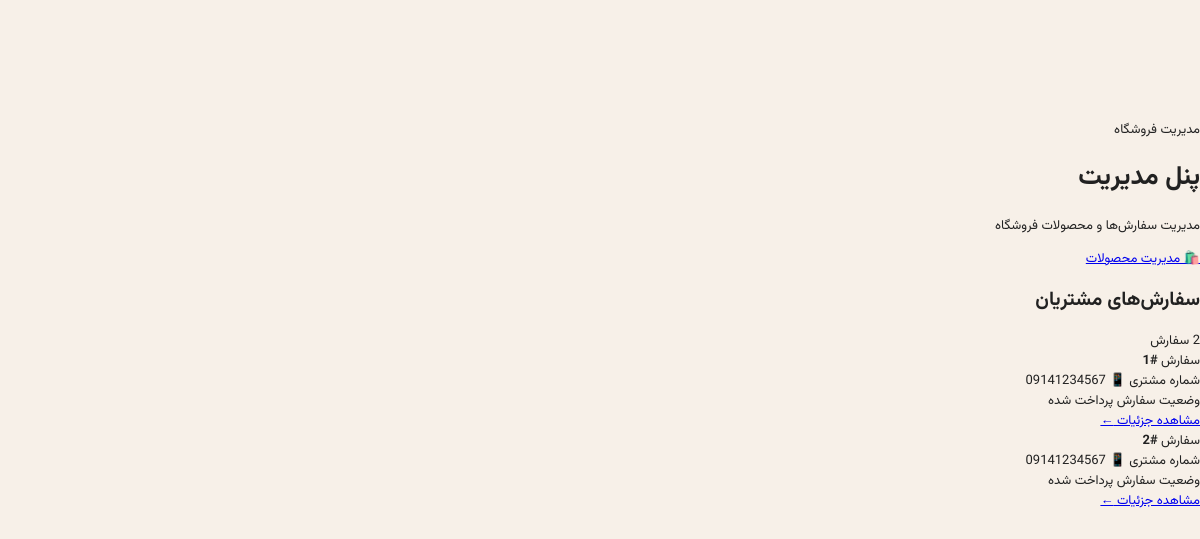
The page /admin/dashboard (signed in) on the database as committed earlier.
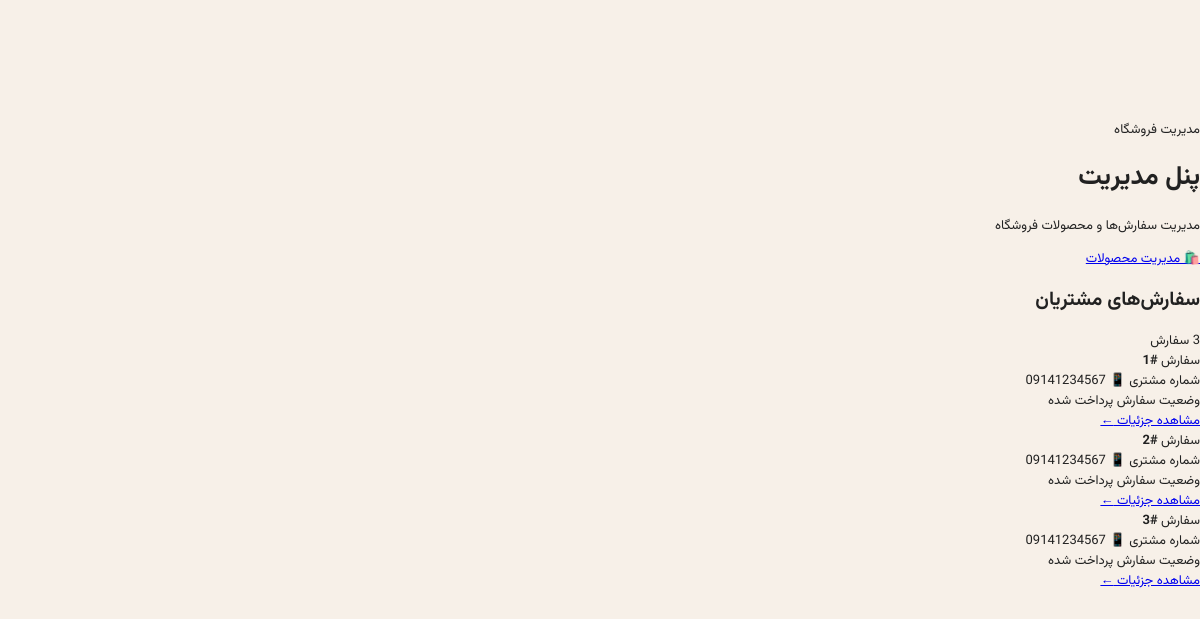
The same page on the database as committed later.
### models/cart.py (models this page shows, shortened)
class Cart(db.Model):
    __tablename__="carts"
    id=Column(Integer,primary_key=True)
    user_id=Column(Integer,ForeignKey('users.id') , nullable=False)
    status=Column(String,default="pending")
    user = db.relationship("User", backref=backref("carts", lazy="dynamic"))
    def get_status_persian(self):
        if self.status=="pending":
            return "در انتظار پرداخت (سبد خرید)"
        if self.status == "paid":
            return "پرداخت شده"
        if self.status == "sent":
            return "ارسال شده "
        if self.status == "rejected":
            return "رد شده "

### models/user.py (models this page shows)
class User(db.Model , UserMixin):
    __tablename__="users"
    id=Column(Integer,primary_key=True)
    username = Column(String,unique=True,nullable=False,index=True)
    password=Column(String,nullable=False,index=True)
    phone=Column(String(11),nullable=False,index=True)
    address=Column(String,nullable=False,index=True)

### blueprints/admin.py (the view)
@admin.route('/admin/dashboard', methods=['GET'])
def dashboard():
    cart=Cart.query.filter(Cart.status != 'pending').all()
    return render_template('dashboard.html',cart=cart)

### app.py (called while the page is built)
@login_manager.user_loader
def load_user(user_id):
    return User.query.get(int(user_id))

### blueprints/admin.py (called while the page is built)
@admin.before_request
def before_request():
    if session.get('admin_login', None) == None and request.endpoint !='admin.login':
        abort(403)

### templates/dashboard.html (shortened to what this page needs)
{% extends 'base.html' %}
{% block body %}
<div class="admin-dashboard">
    <div class="admin-dashboard-header">
        <div>
            <span class="admin-dashboard-label">مدیریت فروشگاه</span>
            <h1>پنل مدیریت</h1>
            <p>مدیریت سفارش‌ها و محصولات فروشگاه</p>
        </div>
        <a href="/admin/dashboard/products" class="admin-products-button">
            🛍️ مدیریت محصولات
        </a>
    </div>
    <div class="admin-orders-section">
        <div class="admin-section-title">
            <h2>سفارش‌های مشتریان</h2>
            <span>{{ cart|length }} سفارش</span>
        </div>
        <div class="admin-orders-list">
            {% for order in cart %}
            <div class="admin-order-card">
                <div class="admin-order-number">
                    <span>سفارش</span>
                    <strong>#{{ order.id }}</strong>
                </div>
                <div class="admin-customer">
                    <span class="admin-info-label">
                        شماره مشتری
                    </span>
                    <span class="admin-phone">
                        📱 {{ order.user.phone }}
                    </span>
                </div>
                <div class="admin-order-status">
                    <span class="admin-info-label">
                        وضعیت سفارش
                    </span>
                    <span class="admin-status-badge">
                        {{ order.get_status_persian() }}
                    </span>
                </div>
                <a href="{{ url_for('admin.order', id=order.id) }}"
                   class="admin-order-button">
                    مشاهده جزئیات
                    <span>←</span>
                </a>
            </div>
            {% endfor %}
        </div>
    </div>
</div>
{% endblock %}

Rows that differ between the two databases and show on the page:
now on this page (row edited): Cart: id "3", user.phone "09141234567", get_status_persian "پرداخت شده"
